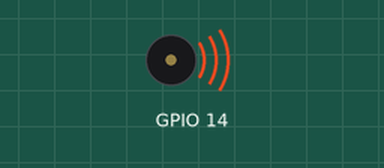
The sketch below on a simulated ESP32. Parts: buzzer (waves = sounding).

Above: at 0.2 s.
At 3.7 s:
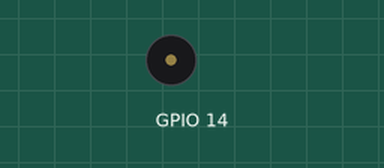
Timing chart, 0 to 5.2 s (numbered marks = the images above):
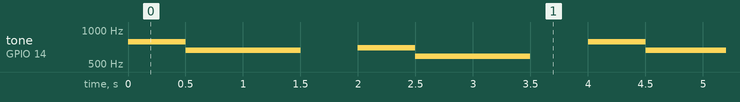

The sketch:

ch3_3_2.ino
```cpp
//Generated Date: Sun, 07 Jul 2024 07:55:47 GMT


void playBuzzer(int pin, String frequency, String delaytime, int channel) {
  int freq = 2000;
  int resolution = 8;
  ledcSetup(channel, freq, resolution);
  ledcAttachPin(pin, channel);
  String f="",d="",split=",";
  int s1=0;
  frequency+=",";
  delaytime+=",";
  for (int i=0;i<frequency.length();i++) {
    if (frequency[i]==split[0]) {
  	   f=frequency.substring(s1,i);
  	   s1=i+1;
  	   for (int j=0;j<delaytime.length();j++) {
  	      if (delaytime[j]==split[0]) {
  		    d=delaytime.substring(0,j);
  		    ledcWriteTone(channel, f.toInt());
  		    delay(d.toInt());
  		    delaytime=delaytime.substring(j+1);
  		    break;
  	      }
  	    }
    }
  }
  ledcWriteTone(channel, 0);
}

void mySong1() {
  playBuzzer(14, "784", "500", 0);
  playBuzzer(14, "659", "500", 0);
  playBuzzer(14, "659", "500", 0);
  delay(500);
}

void mySong2() {
  playBuzzer(14, "698", "500", 0);
  playBuzzer(14, "587", "500", 0);
  playBuzzer(14, "587", "500", 0);
  delay(500);
}

void setup()
{

}

void loop()
{
  mySong1();
  mySong2();
}
```

Measured:
- by itself, tone on GPIO 14: repeats every 4.0 s: 659 Hz 1.0 s, silent 0.50 s, 698 Hz 0.50 s, 587 Hz 1.0 s, silent 0.50 s, 784 Hz 0.50 s
